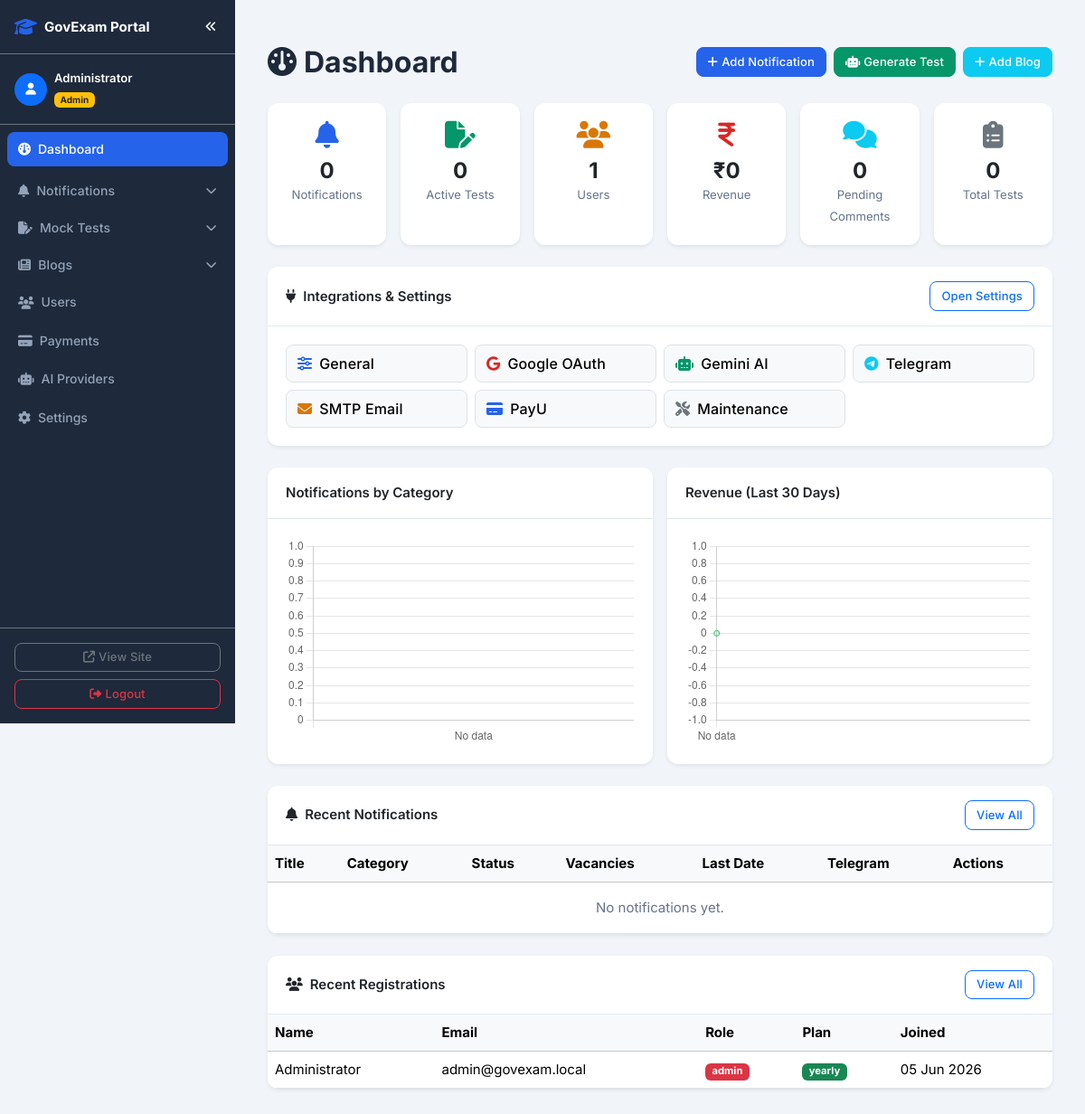
/admin/index.php (signed in), run on the app's committed database.
### tables this page shows
CREATE TABLE IF NOT EXISTS users (
    id INT AUTO_INCREMENT PRIMARY KEY,
    name VARCHAR(100),
    email VARCHAR(150) UNIQUE,
    password_hash VARCHAR(255),
    google_id VARCHAR(100),
    role ENUM('admin','premium','free') DEFAULT 'free',
    plan ENUM('monthly','yearly','free') DEFAULT 'free',
    plan_expiry DATE,
    email_verified TINYINT DEFAULT 0,
    avatar VARCHAR(255),
    created_at TIMESTAMP DEFAULT CURRENT_TIMESTAMP
);

### includes/functions.php (called while the page is built, shortened)
<?php
function format_date($date, $format = 'd M Y')
{
    $ts = strtotime($date);
    return date($format, $ts);
}

### admin/index.php (the view, shortened to what this page needs)
<?php
require_once ROOT . '/config/db.php';
require_once ROOT . '/includes/functions.php';
$stats = [
    'notifications'   => $pdo->query("SELECT COUNT(*) FROM notifications")->fetchColumn(),
    'tests'           => $pdo->query("SELECT COUNT(*) FROM mock_tests")->fetchColumn(),
    'users'           => $pdo->query("SELECT COUNT(*) FROM users")->fetchColumn(),
    'revenue'         => $pdo->query("SELECT COALESCE(SUM(amount),0) FROM payments WHERE status='success'")->fetchColumn(),
    'pending_comments'=> $pdo->query("SELECT COUNT(*) FROM comments WHERE is_approved=0")->fetchColumn(),
    'active_tests'    => $pdo->query("SELECT COUNT(*) FROM mock_tests WHERE is_active=1")->fetchColumn(),
];
$recent_notifications = $pdo->query(
    "SELECT id, title, category, status, vacancies, last_date_apply, telegram_sent, created_at
     FROM notifications ORDER BY created_at DESC LIMIT 10"
)->fetchAll(PDO::FETCH_ASSOC);
$recent_users = $pdo->query(
    "SELECT id, name, email, role, plan, created_at FROM users ORDER BY created_at DESC LIMIT 10"
)->fetchAll(PDO::FETCH_ASSOC);
$cat_rows = $pdo->query(
    "SELECT category, COUNT(*) as cnt FROM notifications GROUP BY category"
)->fetchAll(PDO::FETCH_ASSOC);
$cat_labels = array_column($cat_rows, 'category');
$cat_counts = array_column($cat_rows, 'cnt');
$rev_rows = $pdo->query(
    "SELECT DATE(created_at) as day, COALESCE(SUM(amount),0) as total
     FROM payments WHERE status='success' AND created_at >= DATE_SUB(NOW(), INTERVAL 30 DAY)
     GROUP BY DATE(created_at) ORDER BY day ASC"
)->fetchAll(PDO::FETCH_ASSOC);
$rev_labels = array_column($rev_rows, 'day');
$rev_totals = array_column($rev_rows, 'total');
require_once ROOT . '/includes/admin_header.php';
require_once ROOT . '/includes/admin_sidebar.php';
?>
<div class="admin-content">
<div class="container-fluid py-4">
  <div class="d-flex align-items-center justify-content-between mb-4">
    <h2 class="mb-0"><i class="fas fa-gauge me-2"></i>Dashboard</h2>
    <div class="d-flex gap-2 flex-wrap">
      <a href="/admin/notifications/add.php" class="btn btn-primary btn-sm">
        <i class="fas fa-plus me-1"></i>Add Notification
      </a>
      <a href="/admin/tests/generate.php" class="btn btn-success btn-sm">
        <i class="fas fa-robot me-1"></i>Generate Test
      </a>
      <a href="/admin/blogs/add.php" class="btn btn-info btn-sm text-white">
        <i class="fas fa-plus me-1"></i>Add Blog
      </a>
    </div>
  </div>
  <div class="row g-3 mb-4">
    <div class="col-6 col-md-4 col-lg-2">
      <div class="card border-0 shadow-sm h-100">
        <div class="card-body text-center">
          <div class="text-primary mb-2"><i class="fas fa-bell fa-2x"></i></div>
          <div class="h4 fw-bold mb-0"><?= (int)$stats['notifications'] ?></div>
          <small class="text-muted">Notifications</small>
        </div>
      </div>
    </div>
    <div class="col-6 col-md-4 col-lg-2">
      <div class="card border-0 shadow-sm h-100">
        <div class="card-body text-center">
          <div class="text-success mb-2"><i class="fas fa-file-pen fa-2x"></i></div>
          <div class="h4 fw-bold mb-0"><?= (int)$stats['active_tests'] ?></div>
          <small class="text-muted">Active Tests</small>
        </div>
      </div>
    </div>
    <div class="col-6 col-md-4 col-lg-2">
      <div class="card border-0 shadow-sm h-100">
        <div class="card-body text-center">
          <div class="text-warning mb-2"><i class="fas fa-users fa-2x"></i></div>
          <div class="h4 fw-bold mb-0"><?= (int)$stats['users'] ?></div>
          <small class="text-muted">Users</small>
        </div>
      </div>
    </div>
    <div class="col-6 col-md-4 col-lg-2">
      <div class="card border-0 shadow-sm h-100">
        <div class="card-body text-center">
          <div class="text-danger mb-2"><i class="fas fa-indian-rupee-sign fa-2x"></i></div>
          <div class="h4 fw-bold mb-0">&#8377;<?= number_format((float)$stats['revenue'], 0) ?></div>
          <small class="text-muted">Revenue</small>
        </div>
      </div>
    </div>
    <div class="col-6 col-md-4 col-lg-2">
      <div class="card border-0 shadow-sm h-100">
        <div class="card-body text-center">
          <div class="text-info mb-2"><i class="fas fa-comments fa-2x"></i></div>
          <div class="h4 fw-bold mb-0"><?= (int)$stats['pending_comments'] ?></div>
          <small class="text-muted">Pending Comments</small>
        </div>
      </div>
    </div>
    <div class="col-6 col-md-4 col-lg-2">
      <div class="card border-0 shadow-sm h-100">
        <div class="card-body text-center">
          <div class="text-secondary mb-2"><i class="fas fa-clipboard-list fa-2x"></i></div>
          <div class="h4 fw-bold mb-0"><?= (int)$stats['tests'] ?></div>
          <small class="text-muted">Total Tests</small>
        </div>
      </div>
    </div>
  </div>
  <div class="card border-0 shadow-sm mb-4">
    <div class="card-header bg-white fw-semibold d-flex align-items-center justify-content-between">
      <span><i class="fas fa-plug me-2"></i>Integrations &amp; Settings</span>
      <a href="/admin/settings.php" class="btn btn-sm btn-outline-primary">Open Settings</a>
    </div>
    <div class="card-body">
      <div class="row g-2 row-cols-2 row-cols-md-4 row-cols-lg-7">
        <div class="col">
          <a href="/admin/settings.php#general" class="btn btn-light border w-100 text-start py-2">
            <i class="fas fa-sliders text-primary me-2"></i>General
          </a>
        </div>
        <div class="col">
          <a href="/admin/settings.php#google" class="btn btn-light border w-100 text-start py-2">
            <i class="fab fa-google text-danger me-2"></i>Google OAuth
          </a>
        </div>
        <div class="col">
          <a href="/admin/settings.php#gemini" class="btn btn-light border w-100 text-start py-2">
            <i class="fas fa-robot text-success me-2"></i>Gemini AI
          </a>
        </div>
        <div class="col">
          <a href="/admin/settings.php#telegram" class="btn btn-light border w-100 text-start py-2">
            <i class="fab fa-telegram text-info me-2"></i>Telegram
          </a>
        </div>
        <div class="col">
          <a href="/admin/settings.php#smtp" class="btn btn-light border w-100 text-start py-2">
            <i class="fas fa-envelope text-warning me-2"></i>SMTP Email
          </a>
        </div>
        <div class="col">
          <a href="/admin/settings.php#payu" class="btn btn-light border w-100 text-start py-2">
            <i class="fas fa-credit-card text-primary me-2"></i>PayU
          </a>
        </div>
        <div class="col">
          <a href="/admin/settings.php#maintenance" class="btn btn-light border w-100 text-start py-2">
            <i class="fas fa-screwdriver-wrench text-secondary me-2"></i>Maintenance
          </a>
        </div>
      </div>
    </div>
  </div>
  <div class="row g-3 mb-4">
    <div class="col-md-6">
      <div class="card shadow-sm border-0">
        <div class="card-header bg-white fw-semibold">Notifications by Category</div>
        <div class="card-body"><canvas id="catChart" height="180"></canvas></div>
      </div>
    </div>
    <div class="col-md-6">
      <div class="card shadow-sm border-0">
        <div class="card-header bg-white fw-semibold">Revenue (Last 30 Days)</div>
        <div class="card-body"><canvas id="revChart" height="180"></canvas></div>
      </div>
    </div>
  </div>
  <div class="card shadow-sm border-0 mb-4">
    <div class="card-header bg-white d-flex justify-content-between align-items-center">
      <span class="fw-semibold"><i class="fas fa-bell me-2"></i>Recent Notifications</span>
      <a href="/admin/notifications/list.php" class="btn btn-sm btn-outline-primary">View All</a>
    </div>
    <div class="card-body p-0">
      <div class="table-responsive">
        <table class="table table-hover mb-0">
          <thead class="table-light">
            <tr>
              <th>Title</th><th>Category</th><th>Status</th>
              <th>Vacancies</th><th>Last Date</th><th>Telegram</th><th>Actions</th>
            </tr>
          </thead>
          <tbody>
            <?php if (empty($recent_notifications)): ?>
            <tr><td colspan="7" class="text-center text-muted py-3">No notifications yet.</td></tr>
            <?php endif; ?>
          </tbody>
        </table>
      </div>
    </div>
  </div>
  <div class="card shadow-sm border-0">
    <div class="card-header bg-white d-flex justify-content-between align-items-center">
      <span class="fw-semibold"><i class="fas fa-users me-2"></i>Recent Registrations</span>
      <a href="/admin/users/list.php" class="btn btn-sm btn-outline-primary">View All</a>
    </div>
    <div class="card-body p-0">
      <div class="table-responsive">
        <table class="table table-hover mb-0">
          <thead class="table-light">
            <tr><th>Name</th><th>Email</th><th>Role</th><th>Plan</th><th>Joined</th></tr>
          </thead>
          <tbody>
            <?php foreach ($recent_users as $u): ?>
            <tr>
              <td><?= htmlspecialchars($u['name']) ?></td>
              <td><?= htmlspecialchars($u['email']) ?></td>
              <td>
                <span class="badge <?= $u['role']==='admin'?'bg-danger':($u['role']==='premium'?'bg-warning text-dark':'bg-secondary') ?>">
                  <?= htmlspecialchars($u['role']) ?>
                </span>
              </td>
              <td>
                <span class="badge <?= $u['plan']==='free'?'bg-light text-dark':'bg-success' ?>">
                  <?= htmlspecialchars($u['plan']) ?>
                </span>
              </td>
              <td><?= format_date($u['created_at']) ?></td>
            </tr>
            <?php endforeach; ?>
          </tbody>
        </table>
      </div>
    </div>
  </div>
</div>
</div>
<?php
$extra_js = '<script>
(function(){
  var catCtx = document.getElementById("catChart");
  if(catCtx){
    new Chart(catCtx, {
      type: "bar",
      data: {
        labels: ' . json_encode($cat_labels ?: ['No data']) . ',
        datasets: [{
          label: "Notifications",
          data: ' . json_encode($cat_counts ?: [0]) . ',
          backgroundColor: "rgba(99,102,241,0.7)"
        }]
      },
      options: { responsive:true, plugins:{ legend:{display:false} } }
    });
  }
  var revCtx = document.getElementById("revChart");
  if(revCtx){
    new Chart(revCtx, {
      type: "line",
      data: {
        labels: ' . json_encode($rev_labels ?: ['No data']) . ',
        datasets: [{
          label: "Revenue (INR)",
          data: ' . json_encode($rev_totals ?: [0]) . ',
          borderColor: "rgba(34,197,94,1)",
          backgroundColor: "rgba(34,197,94,0.1)",
          fill: true,
          tension: 0.3
        }]
      },
      options: { responsive:true, plugins:{ legend:{display:false} } }
    });
  }
})();
</script>';
?>
<?php require_once ROOT . '/includes/admin_footer.php'; ?>

### assets/css/style.css (style rules this page uses)
:root { --primary: #2563EB; --primary-dark: #1d4ed8; --primary-light: #dbeafe; --secondary: #64748b; --success: #059669; --success-light: #d1fae5; --warning: #D97706; --warning-light: #fef3c7; --danger: #DC2626; --danger-light: #fee2e2; --info: #0ea5e9; --info-light: #e0f2fe; --purple: #7c3aed; --purple-light: #ede9fe; --dark: #1e293b; --darker: #0f172a; --gray: #64748b; --gray-100: #f1f5f9; --gray-200: #e2e8f0; --gray-300: #cbd5e1; --light: #f8fafc; --white: #ffffff; --border: #e2e8f0; --shadow: 0 1px 3px rgba(0,0,0,0.1), 0 1px 2px rgba(0,0,0,0.06); --shadow-md: 0 4px 6px -1px rgba(0,0,0,0.1), 0 2px 4px -1px rgba(0,0,0,0.06); --shadow-lg: 0 10px 15px -3px rgba(0,0,0,0.1), 0 4px 6px -2px rgba(0,0,0,0.05); --shadow-xl: 0 20px 25px -5px rgba(0,0,0,0.1), 0 10px 10px -5px rgba(0,0,0,0.04); --radius: 12px; --radius-sm: 8px; --radius-lg: 16px; --radius-xl: 24px; --transition: all 0.2s ease; --transition-slow:all 0.35s ease; --font: 'Inter', -apple-system, BlinkMacSystemFont, 'Segoe UI', sans-serif; }
*, *::before, *::after { box-sizing: border-box; }
html { scroll-behavior: smooth; }
body { font-family: var(--font); font-size: 0.9375rem; line-height: 1.6; color: var(--dark); background: var(--light); -webkit-font-smoothing: antialiased; -moz-osx-font-smoothing: grayscale; }
h1, h2, h3, h4, h5, h6 { font-weight: 700; line-height: 1.3; color: var(--dark); }
a { color: var(--primary); text-decoration: none; transition: var(--transition); }
.card { border-radius: var(--radius); border: 1px solid var(--border); box-shadow: var(--shadow); transition: var(--transition); background: var(--white); overflow: hidden; }
.card-header { background: var(--white); border-bottom: 1px solid var(--border); padding: 1rem 1.25rem; font-weight: 600; }
.card-body { padding: 1.25rem; }
.btn { border-radius: var(--radius-sm); font-weight: 500; transition: var(--transition); letter-spacing: 0.01em; }
.btn-primary { background: var(--primary); border-color: var(--primary); }
.btn-success { background: var(--success); border-color: var(--success); }
.btn-sm { padding: 0.35rem 0.75rem; font-size: 0.8125rem; border-radius: var(--radius-sm); }
.admin-body { background: #f1f5f9; }
.admin-content { margin-left: 260px; padding: 1.5rem; flex: 1; min-width: 0; max-width: 100%; transition: margin-left 0.3s ease; }
.admin-content .container-fluid { max-width: 1400px; }
.text-primary { color: var(--primary) !important; }
.text-success { color: var(--success) !important; }
.text-warning { color: var(--warning) !important; }
.text-danger { color: var(--danger) !important; }
.text-muted { color: var(--gray) !important; }

### data on the page
users: name "Administrator", email "admin@govexam.local", role "admin", plan "yearly", created_at "05 Jun 2026"

### other printed values
$site_name "GovExam Portal"
$admin_name "Administrator"
$stats['notifications'] "0"
$stats['active_tests'] "0"
$stats['users'] "1"
$stats['revenue'] "0"
$stats['pending_comments'] "0"
$stats['tests'] "0"
chart data {{ json_encode($cat_labels ?: ['No data']) }} ["No data"]
chart data {{ json_encode($cat_counts ?: [0]) }} [0]
chart data {{ json_encode($rev_labels ?: ['No data']) }} ["No data"]
chart data {{ json_encode($rev_totals ?: [0]) }} [0]
